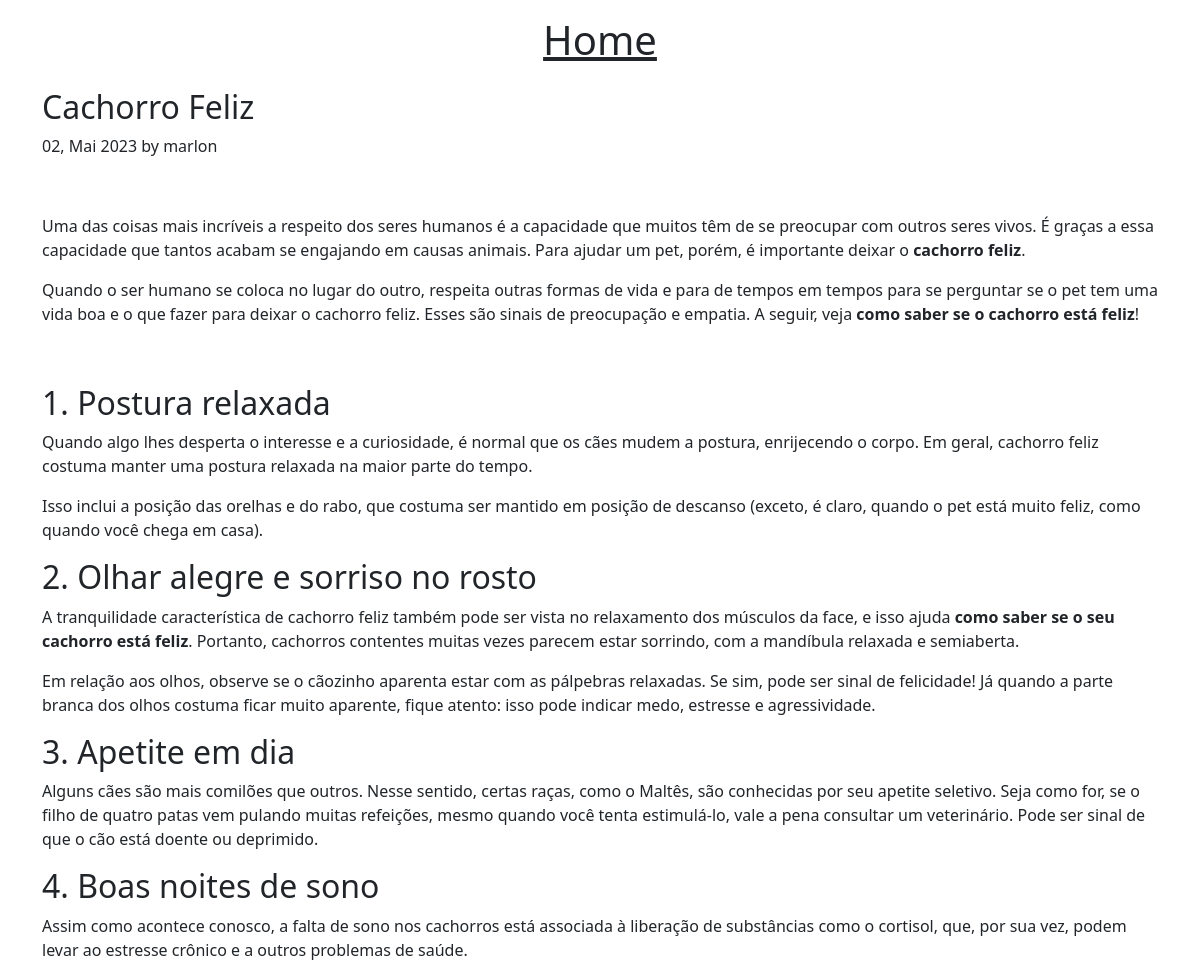
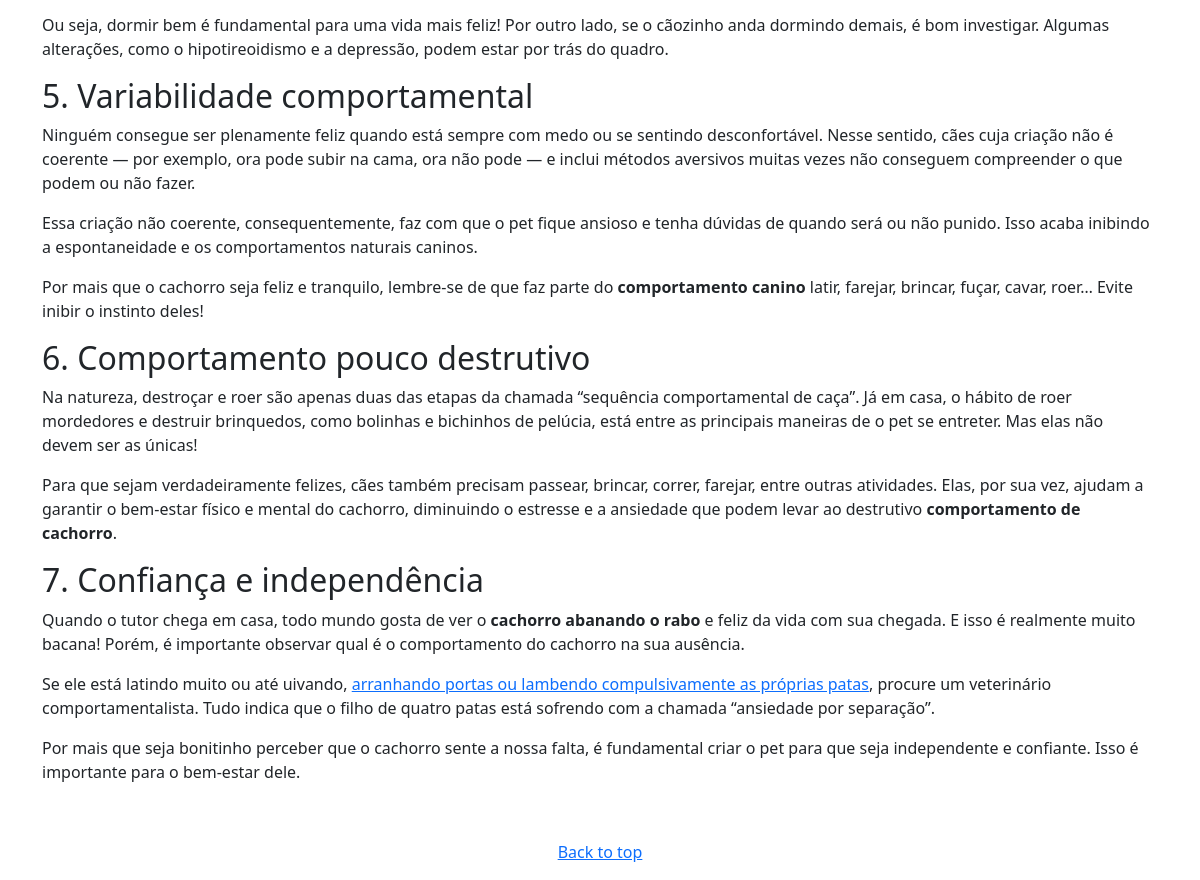
/post/1, run on the app's committed database (2 pictures, top to bottom).
### blog/models.py (models this page shows, shortened)
class Post(models.Model):
    title = models.CharField(max_length=255)
    summary = RichTextField()
    content = RichTextUploadingField()
    author = models.ForeignKey(User, on_delete=models.PROTECT)
    pub_date = models.DateTimeField(auto_now_add=True)

### blog/views.py (the view)
# urls.py: path('post/<int:post_id>', views.post),
def post(request, post_id):
    post = Post.objects.get(pk=post_id)
    return render(request, 'post.html', {'post': post})

### templates/post.html
{% extends 'main.html' %}
{% block content %}
        <div class="blog-post">
            <h2 class="blog-post-title">{{ post.title }}</h2>
            <p class="blog-post-meta">{{ post.pub_date|date:'d, M Y' }} by {{ post.author }}</p>
            {{ post.content|safe }}
        </div>
        <footer class="blog-footer text-center">
            <p><a href="/post/{{ post.pk }}">Back to top</a></p>
        </footer>
{% endblock %}

### data on the page
Post: title "Cachorro Feliz", pub_date "02, Mai 2023", author "marlon", content "Uma das coisas mais incríveis a respeito dos seres humanos é a capacidade que muitos têm de se preocupar com outros seres vivos. É graças a essa capacidade que tantos acabam se engajando em causas animais. Para ajudar um pet, porém, é importante deixar o cachorro feliz . Quando o ser humano se coloca no lugar do outro, respeita outras formas de vida e para de tempos em tempos para se perguntar se o pet tem uma vida boa e o que fazer para deixar o cachorro feliz. Esses são sinais de preocupação e empatia. A seguir, veja como saber se o cachorro está feliz ! 1. Postura relaxada Quando algo lhes desperta o interesse e a curiosidade, é normal que os cães mudem a postura, enrijecendo o corpo. Em…"
